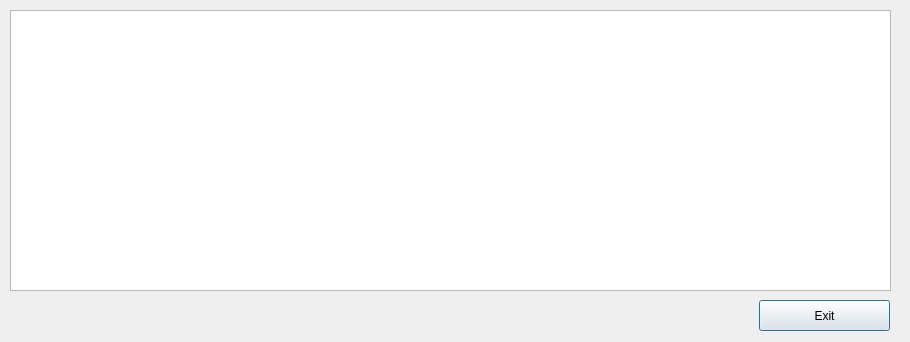
<?xml version="1.0" encoding="UTF-8"?>
<ui version="4.0">
 <class>edit_employee</class>
 <widget class="QDialog" name="edit_employee">
  <property name="geometry">
   <rect>
    <x>0</x>
    <y>0</y>
    <width>910</width>
    <height>342</height>
   </rect>
  </property>
  <property name="windowTitle">
   <string>View Employee</string>
  </property>
  <widget class="QTableView" name="tableView">
   <property name="geometry">
    <rect>
     <x>10</x>
     <y>10</y>
     <width>881</width>
     <height>281</height>
    </rect>
   </property>
  </widget>
  <widget class="QPushButton" name="Exit">
   <property name="geometry">
    <rect>
     <x>759</x>
     <y>300</y>
     <width>131</width>
     <height>31</height>
    </rect>
   </property>
   <property name="text">
    <string>Exit</string>
   </property>
  </widget>
 </widget>
 <resources/>
 <connections>
  <connection>
   <sender>Exit</sender>
   <signal>clicked()</signal>
   <receiver>edit_employee</receiver>
   <slot>close()</slot>
   <hints>
    <hint type="sourcelabel">
     <x>772</x>
     <y>317</y>
    </hint>
    <hint type="destinationlabel">
     <x>650</x>
     <y>318</y>
    </hint>
   </hints>
  </connection>
 </connections>
</ui>
